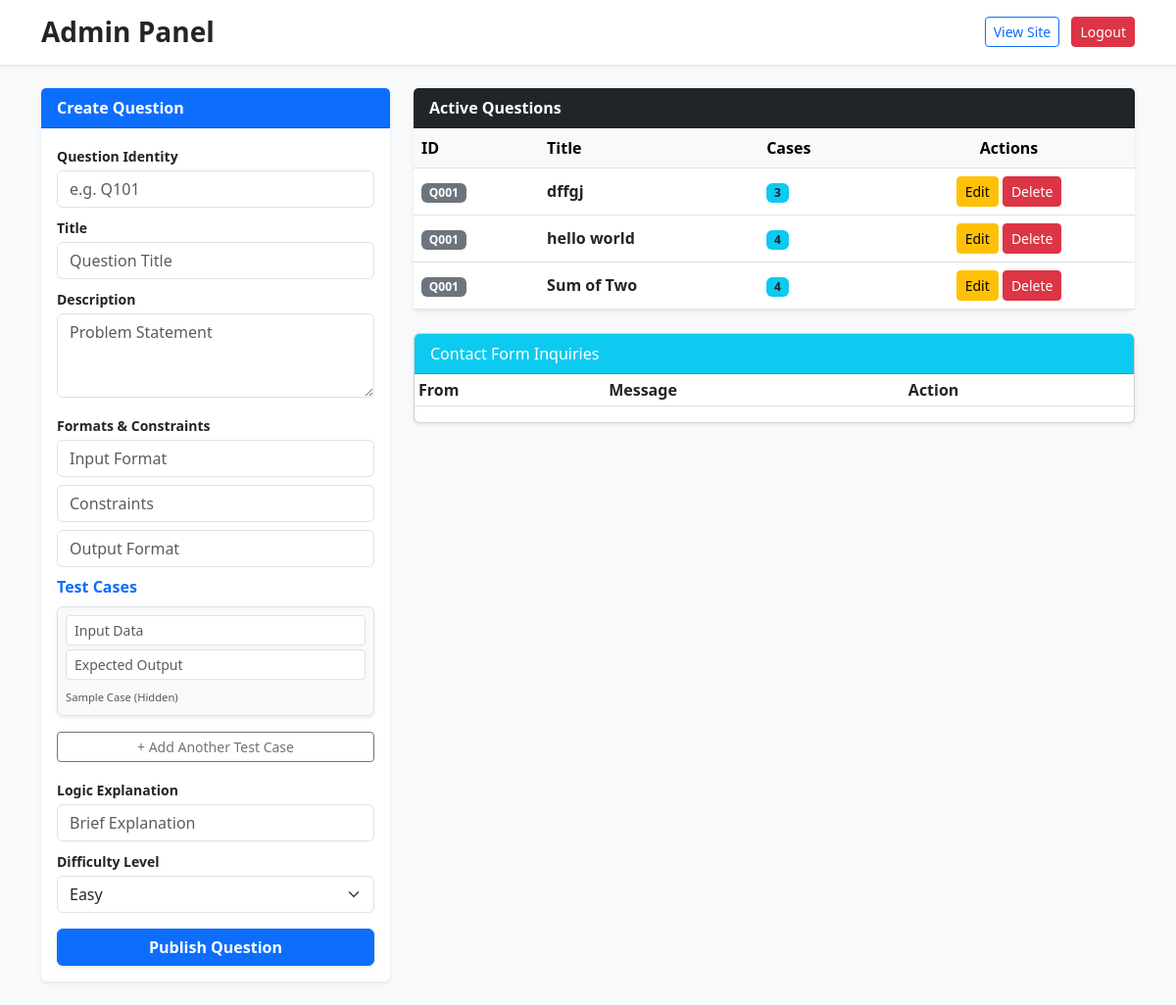
Page /admin (signed in) on the earlier database version.
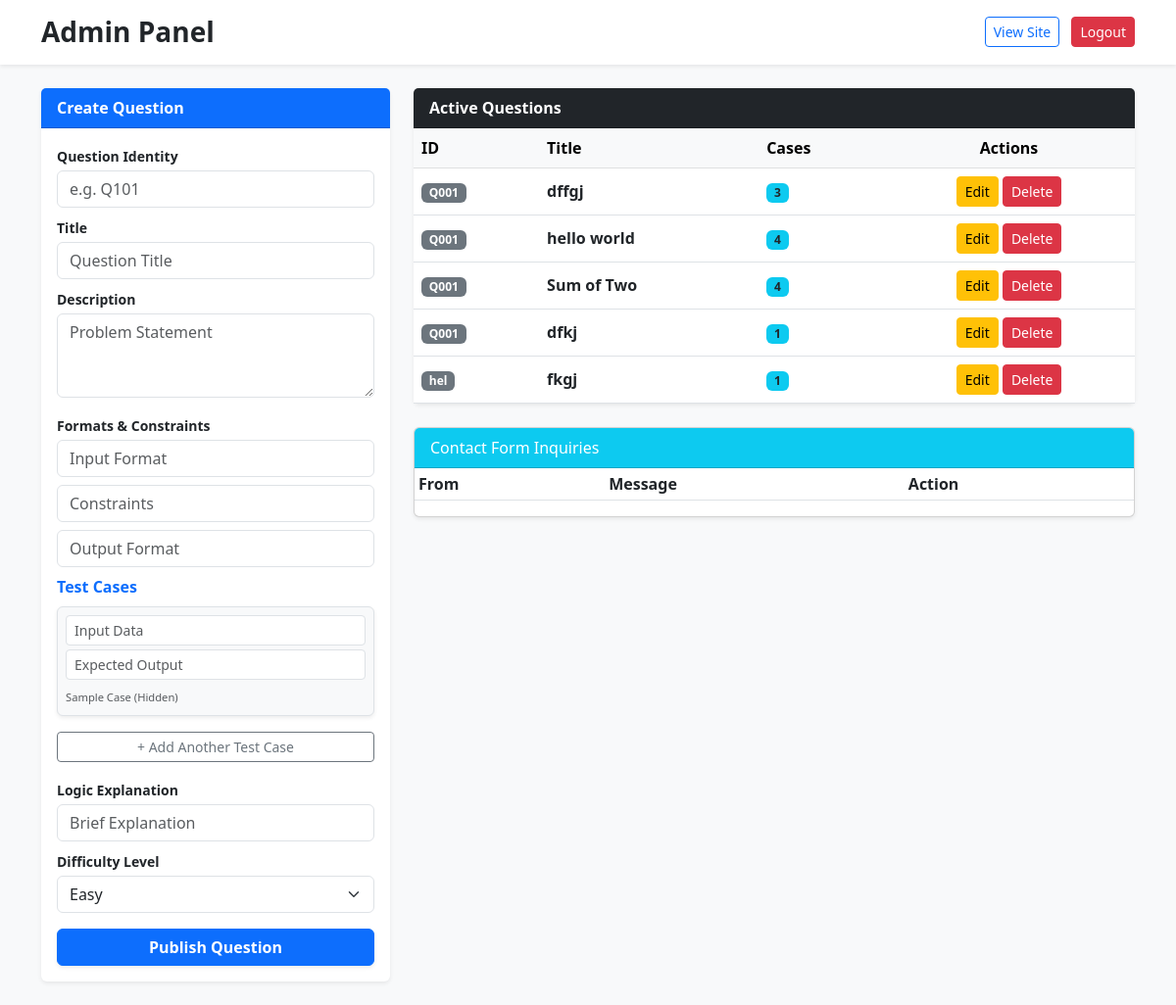
Same page on the later database version.
### app.py (models this page shows)
class Question(db.Model):
    id = db.Column(db.Integer, primary_key=True)
    question_id = db.Column(db.String(10), unique=True)
    title = db.Column(db.String(100))
    description = db.Column(db.Text)
    input_format = db.Column(db.Text)
    constraints = db.Column(db.Text)
    output_format = db.Column(db.Text)
    explanation = db.Column(db.Text)
    difficulty = db.Column(db.String(50))
    test_cases = db.relationship('TestCase', backref='question', cascade="all, delete-orphan")

### app.py (the view)
@app.route('/admin')
@login_required
def admin_panel():
    messages = Message.query.all()
    questions = Question.query.all()
    return render_template('admin.html',  messages=messages, questions=questions)

### app.py (called while the page is built)
@login_manager.user_loader
def load_user(user_id):
    return User.query.get(int(user_id))

### templates/admin.html (shortened to what the changed rows need)
<!DOCTYPE html>
<html lang="en">
<head>
    <link href="https://cdn.jsdelivr.net/npm/bootstrap@5.3.0/dist/css/bootstrap.min.css" rel="stylesheet">
</head>
<body class="bg-light">
    <div class="container">
        <div class="row">
            <div class="col-lg-8">
                <div class="card shadow-sm mb-4 border-0">
                    <div class="table-responsive">
                        <table class="table table-hover align-middle mb-0">
                            <thead class="table-light">
                                <tr>
                                    <th>ID</th>
                                    <th>Title</th>
                                    <th>Cases</th>
                                    <th class="text-center">Actions</th>
                                </tr>
                            </thead>
                            <tbody>
                                {% for q in questions %}
                                <tr>
                                    <td><span class="badge bg-secondary">{{ q.question_id }}</span></td>
                                    <td class="fw-semibold">{{ q.title }}</td>
                                    <td>
                                        <span class="badge bg-info text-dark">{{ q.test_cases|length }}</span>
                                    </td>
                                    <td class="text-center">
                                        <a href="/admin/update/{{ q.id }}" class="btn btn-warning btn-sm">Edit</a>
                                        <a href="/admin/delete_question/{{ q.id }}" class="btn btn-danger btn-sm" onclick="return confirm('Delete this question?')">Delete</a>
                                    </td>
                                </tr>
                                {% endfor %}
                            </tbody>
                        </table>
                    </div>
                </div>
                <div class="card shadow-sm">
                    <div class="table-responsive">
                        <table class="table table-sm">
                            <thead><tr><th>From</th><th>Message</th><th>Action</th></tr></thead>
                        </table>
                    </div>
                </div>
            </div>
        </div>
    </div>
</body>
</html>

Differences in the rows shown:
added Question: question_id "Q001", title "dfkj", test_cases|length "1"
added Question: question_id "hel", title "fkgj", test_cases|length "1"
